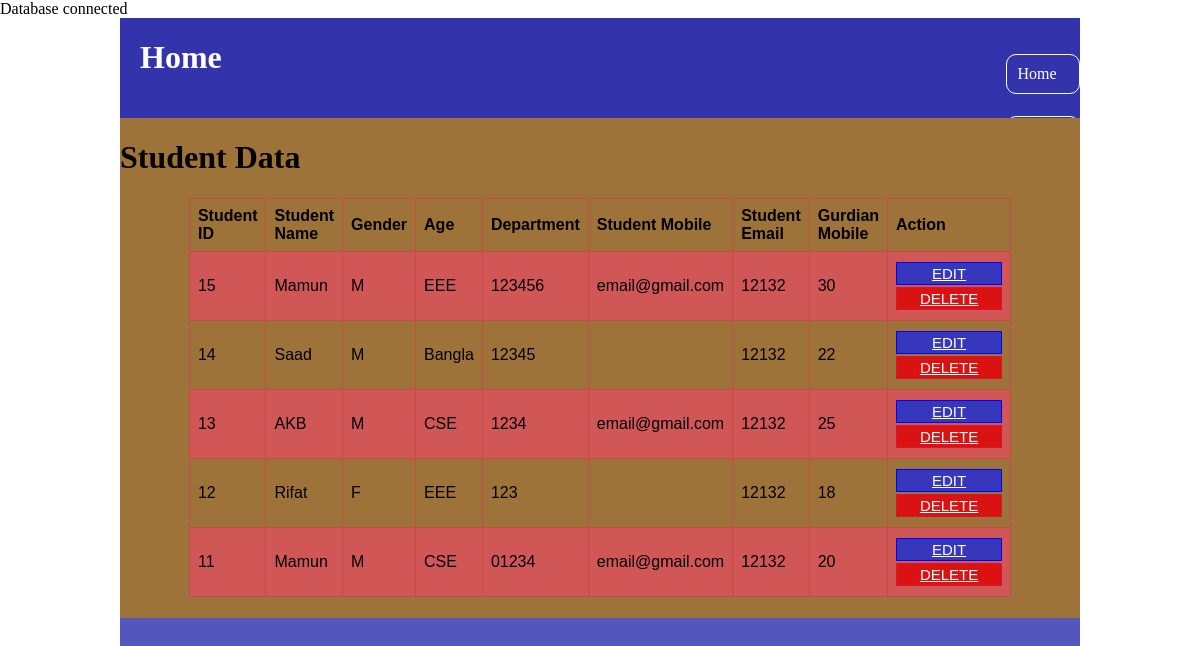
Screenshot of /class3/index.php with the database file from the repository.
### tables this page shows
CREATE TABLE `student` (
  `student_id` int(11) NOT NULL,
  `student_name` varchar(255) NOT NULL,
  `student_gender` varchar(255) NOT NULL,
  `department_name` varchar(255) NOT NULL,
  `mobile_number` varchar(255) NOT NULL,
  `student_email` varchar(255) DEFAULT NULL,
  `mobile` varchar(255) NOT NULL,
  `age` int(11) NOT NULL
);

### class3/index.php (the view)
<?php include "includes/header.php"; ?>
<?php
$sql = "select * from student ORDER BY student_id desc";
$result  = mysqli_query($con, $sql);
?>
<body>
    <div class="main">
        <div class="header">
            <div class="title">
                <h1>Home</h1>
            </div>
        <?php include "includes/menu.php"; ?>
        </div>
        <div class="content">
        <h1>Student Data</h1>
        <table>
            <tr>
                <th>Student ID</th>
                <th>Student Name</th>
                <th>Gender</th>
                <th>Age</th>
                <th>Department</th>
                <th>Student Mobile</th>
                <th>Student Email</th>
                <th>Gurdian Mobile</th>
                <th>Action</th>
            </tr>
            <?php
            while($r = mysqli_fetch_assoc($result)){
            ?>
            <tr>
                <td><?php echo $r['student_id']; ?></td>
                <td><?php echo $r['student_name']; ?></td>
                <td><?php echo $r['student_gender']; ?></td>
                <td><?php echo $r['department_name']; ?></td>
                <td><?php echo $r['mobile_number']; ?></td>
                <td><?php echo $r['student_email']; ?></td>
                <td><?php echo $r['mobile']; ?></td>
                <td><?php echo $r['age']; ?></td>
                <td>
                    <a href="#" class="edit">EDIT</a>
                    <a href="" class="delete">DELETE</a>
                </td>
            </tr>
            <?php
            }
            ?>
        </table>
        </div>
    </div>
</body>
</html>

### class3/includes/header.php (shortened to what this page needs)
<!DOCTYPE html>
<html lang="en">
<head>
    <link rel="stylesheet" href="assets/css/style.css">
</head>

### class3/includes/menu.php (shortened to what this page needs)
<div class="menu">
<ul>
    <li>
        <a href="index.php">Home</a>
    </li>
    <li>
        <a href="about.php">About</a>
    </li>
</ul>
</div>

### class3/assets/css/style.css (style rules this page uses)
html { box-sizing: border-box; }
body { margin:0px; padding:0px; }
.main { width: 80%; margin: 0px auto; height: 100vh; background-color: rgb(85, 85, 190); }
.header { background-color: rgb(51, 51, 172); height: 100px; width: 100%; overflow: hidden; }
.title { float:left; margin-left:20px; }
.title h1 { color:#fff; }
.menu { float:right; margin-top:20px; }
.menu ul li { list-style: none; display: inline; padding-right:20px; }
.menu ul li a { text-decoration: none; color:#fff; padding:10px; border: 1px solid #fff; border-radius: 10px; }
.content { background-color: rgb(158, 115, 58); height: 500px; width: 100%; overflow: hidden; }
.content table { margin:20px auto; width: 80%; border: 1px solid black; }
table { font-family: arial, sans-serif; border-collapse: collapse; width: 100%; }
td, th { border: 1px solid #c54b4b; text-align: left; padding: 8px; }
tr:nth-child(even) { background-color: #d15757; }
td:last-child { width:200px; }
a { margin:2px 0px; padding:2px; display:block; }
.edit { border: 1px solid blue; text-align: center; background-color: rgb(55, 55, 189); color:#fff; width: 100px; font-size: 15px; }
.delete { border: 1px solid rgb(214, 23, 49); text-align: center; background-color: rgb(218, 18, 18); color:#fff; width: 100px; font-size: 15px; }

### rows the page displays
student: student_id "15", student_name "Mamun", student_gender "M", department_name "EEE", mobile_number "123456", student_email "email@gmail.com", mobile "12132", age "30"
student: student_id "14", student_name "Saad", student_gender "M", department_name "Bangla", mobile_number "12345", mobile "12132", age "22"
student: student_id "13", student_name "AKB", student_gender "M", department_name "CSE", mobile_number "1234", student_email "email@gmail.com", mobile "12132", age "25"
student: student_id "12", student_name "Rifat", student_gender "F", department_name "EEE", mobile_number "123", mobile "12132", age "18"
student: student_id "11", student_name "Mamun", student_gender "M", department_name "CSE", mobile_number "01234", student_email "email@gmail.com", mobile "12132", age "20"
